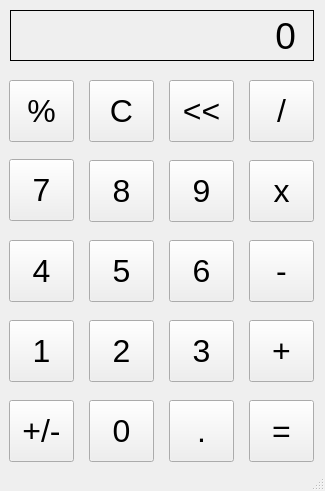
<?xml version="1.0" encoding="UTF-8"?>
<ui version="4.0">
 <class>MainWindow</class>
 <widget class="QMainWindow" name="MainWindow">
  <property name="geometry">
   <rect>
    <x>0</x>
    <y>0</y>
    <width>325</width>
    <height>491</height>
   </rect>
  </property>
  <property name="windowTitle">
   <string>Calculator</string>
  </property>
  <property name="styleSheet">
   <string notr="true"/>
  </property>
  <widget class="QWidget" name="centralwidget">
   <widget class="QLabel" name="output_label">
    <property name="geometry">
     <rect>
      <x>10</x>
      <y>10</y>
      <width>304</width>
      <height>51</height>
     </rect>
    </property>
    <property name="font">
     <font>
      <pointsize>28</pointsize>
     </font>
    </property>
    <property name="frameShape">
     <enum>QFrame::Box</enum>
    </property>
    <property name="frameShadow">
     <enum>QFrame::Plain</enum>
    </property>
    <property name="lineWidth">
     <number>1</number>
    </property>
    <property name="midLineWidth">
     <number>0</number>
    </property>
    <property name="text">
     <string>0</string>
    </property>
    <property name="textFormat">
     <enum>Qt::AutoText</enum>
    </property>
    <property name="alignment">
     <set>Qt::AlignRight|Qt::AlignTrailing|Qt::AlignVCenter</set>
    </property>
    <property name="indent">
     <number>17</number>
    </property>
   </widget>
   <widget class="QPushButton" name="push_button_1">
    <property name="geometry">
     <rect>
      <x>9</x>
      <y>80</y>
      <width>65</width>
      <height>62</height>
     </rect>
    </property>
    <property name="sizeIncrement">
     <size>
      <width>0</width>
      <height>0</height>
     </size>
    </property>
    <property name="baseSize">
     <size>
      <width>0</width>
      <height>0</height>
     </size>
    </property>
    <property name="font">
     <font>
      <pointsize>24</pointsize>
     </font>
    </property>
    <property name="text">
     <string>%</string>
    </property>
   </widget>
   <widget class="QPushButton" name="pushButton_2">
    <property name="geometry">
     <rect>
      <x>89</x>
      <y>80</y>
      <width>65</width>
      <height>62</height>
     </rect>
    </property>
    <property name="sizeIncrement">
     <size>
      <width>0</width>
      <height>0</height>
     </size>
    </property>
    <property name="baseSize">
     <size>
      <width>0</width>
      <height>0</height>
     </size>
    </property>
    <property name="font">
     <font>
      <pointsize>24</pointsize>
     </font>
    </property>
    <property name="text">
     <string>C</string>
    </property>
   </widget>
   <widget class="QPushButton" name="pushButton_3">
    <property name="geometry">
     <rect>
      <x>169</x>
      <y>80</y>
      <width>65</width>
      <height>62</height>
     </rect>
    </property>
    <property name="sizeIncrement">
     <size>
      <width>0</width>
      <height>0</height>
     </size>
    </property>
    <property name="baseSize">
     <size>
      <width>0</width>
      <height>0</height>
     </size>
    </property>
    <property name="font">
     <font>
      <pointsize>24</pointsize>
     </font>
    </property>
    <property name="text">
     <string>&lt;&lt;</string>
    </property>
   </widget>
   <widget class="QPushButton" name="pushButton_4">
    <property name="geometry">
     <rect>
      <x>249</x>
      <y>80</y>
      <width>65</width>
      <height>62</height>
     </rect>
    </property>
    <property name="sizeIncrement">
     <size>
      <width>0</width>
      <height>0</height>
     </size>
    </property>
    <property name="baseSize">
     <size>
      <width>0</width>
      <height>0</height>
     </size>
    </property>
    <property name="font">
     <font>
      <pointsize>24</pointsize>
     </font>
    </property>
    <property name="text">
     <string>/</string>
    </property>
   </widget>
   <widget class="QPushButton" name="pushButton_8">
    <property name="geometry">
     <rect>
      <x>249</x>
      <y>160</y>
      <width>65</width>
      <height>62</height>
     </rect>
    </property>
    <property name="sizeIncrement">
     <size>
      <width>0</width>
      <height>0</height>
     </size>
    </property>
    <property name="baseSize">
     <size>
      <width>0</width>
      <height>0</height>
     </size>
    </property>
    <property name="font">
     <font>
      <pointsize>24</pointsize>
     </font>
    </property>
    <property name="text">
     <string>x</string>
    </property>
   </widget>
   <widget class="QPushButton" name="pushButton_6">
    <property name="geometry">
     <rect>
      <x>89</x>
      <y>160</y>
      <width>65</width>
      <height>62</height>
     </rect>
    </property>
    <property name="sizeIncrement">
     <size>
      <width>0</width>
      <height>0</height>
     </size>
    </property>
    <property name="baseSize">
     <size>
      <width>0</width>
      <height>0</height>
     </size>
    </property>
    <property name="font">
     <font>
      <pointsize>24</pointsize>
     </font>
    </property>
    <property name="text">
     <string>8</string>
    </property>
   </widget>
   <widget class="QPushButton" name="pushButton_5">
    <property name="geometry">
     <rect>
      <x>9</x>
      <y>159</y>
      <width>65</width>
      <height>62</height>
     </rect>
    </property>
    <property name="sizeIncrement">
     <size>
      <width>0</width>
      <height>0</height>
     </size>
    </property>
    <property name="baseSize">
     <size>
      <width>0</width>
      <height>0</height>
     </size>
    </property>
    <property name="font">
     <font>
      <pointsize>24</pointsize>
     </font>
    </property>
    <property name="text">
     <string>7</string>
    </property>
   </widget>
   <widget class="QPushButton" name="pushButton_7">
    <property name="geometry">
     <rect>
      <x>169</x>
      <y>160</y>
      <width>65</width>
      <height>62</height>
     </rect>
    </property>
    <property name="sizeIncrement">
     <size>
      <width>0</width>
      <height>0</height>
     </size>
    </property>
    <property name="baseSize">
     <size>
      <width>0</width>
      <height>0</height>
     </size>
    </property>
    <property name="font">
     <font>
      <pointsize>24</pointsize>
     </font>
    </property>
    <property name="text">
     <string>9</string>
    </property>
   </widget>
   <widget class="QPushButton" name="pushButton_12">
    <property name="geometry">
     <rect>
      <x>249</x>
      <y>240</y>
      <width>65</width>
      <height>62</height>
     </rect>
    </property>
    <property name="sizeIncrement">
     <size>
      <width>0</width>
      <height>0</height>
     </size>
    </property>
    <property name="baseSize">
     <size>
      <width>0</width>
      <height>0</height>
     </size>
    </property>
    <property name="font">
     <font>
      <pointsize>24</pointsize>
     </font>
    </property>
    <property name="text">
     <string>-</string>
    </property>
   </widget>
   <widget class="QPushButton" name="pushButton_10">
    <property name="geometry">
     <rect>
      <x>89</x>
      <y>240</y>
      <width>65</width>
      <height>62</height>
     </rect>
    </property>
    <property name="sizeIncrement">
     <size>
      <width>0</width>
      <height>0</height>
     </size>
    </property>
    <property name="baseSize">
     <size>
      <width>0</width>
      <height>0</height>
     </size>
    </property>
    <property name="font">
     <font>
      <pointsize>24</pointsize>
     </font>
    </property>
    <property name="text">
     <string>5</string>
    </property>
   </widget>
   <widget class="QPushButton" name="pushButton_9">
    <property name="geometry">
     <rect>
      <x>9</x>
      <y>240</y>
      <width>65</width>
      <height>62</height>
     </rect>
    </property>
    <property name="sizeIncrement">
     <size>
      <width>0</width>
      <height>0</height>
     </size>
    </property>
    <property name="baseSize">
     <size>
      <width>0</width>
      <height>0</height>
     </size>
    </property>
    <property name="font">
     <font>
      <pointsize>24</pointsize>
     </font>
    </property>
    <property name="text">
     <string>4</string>
    </property>
   </widget>
   <widget class="QPushButton" name="pushButton_11">
    <property name="geometry">
     <rect>
      <x>169</x>
      <y>240</y>
      <width>65</width>
      <height>62</height>
     </rect>
    </property>
    <property name="sizeIncrement">
     <size>
      <width>0</width>
      <height>0</height>
     </size>
    </property>
    <property name="baseSize">
     <size>
      <width>0</width>
      <height>0</height>
     </size>
    </property>
    <property name="font">
     <font>
      <pointsize>24</pointsize>
     </font>
    </property>
    <property name="text">
     <string>6</string>
    </property>
   </widget>
   <widget class="QPushButton" name="pushButton_16">
    <property name="geometry">
     <rect>
      <x>249</x>
      <y>320</y>
      <width>65</width>
      <height>62</height>
     </rect>
    </property>
    <property name="sizeIncrement">
     <size>
      <width>0</width>
      <height>0</height>
     </size>
    </property>
    <property name="baseSize">
     <size>
      <width>0</width>
      <height>0</height>
     </size>
    </property>
    <property name="font">
     <font>
      <pointsize>24</pointsize>
     </font>
    </property>
    <property name="text">
     <string>+</string>
    </property>
   </widget>
   <widget class="QPushButton" name="pushButton_14">
    <property name="geometry">
     <rect>
      <x>89</x>
      <y>320</y>
      <width>65</width>
      <height>62</height>
     </rect>
    </property>
    <property name="sizeIncrement">
     <size>
      <width>0</width>
      <height>0</height>
     </size>
    </property>
    <property name="baseSize">
     <size>
      <width>0</width>
      <height>0</height>
     </size>
    </property>
    <property name="font">
     <font>
      <pointsize>24</pointsize>
     </font>
    </property>
    <property name="text">
     <string>2</string>
    </property>
   </widget>
   <widget class="QPushButton" name="pushButton_13">
    <property name="geometry">
     <rect>
      <x>9</x>
      <y>320</y>
      <width>65</width>
      <height>62</height>
     </rect>
    </property>
    <property name="sizeIncrement">
     <size>
      <width>0</width>
      <height>0</height>
     </size>
    </property>
    <property name="baseSize">
     <size>
      <width>0</width>
      <height>0</height>
     </size>
    </property>
    <property name="font">
     <font>
      <pointsize>24</pointsize>
     </font>
    </property>
    <property name="text">
     <string>1</string>
    </property>
   </widget>
   <widget class="QPushButton" name="pushButton_15">
    <property name="geometry">
     <rect>
      <x>169</x>
      <y>320</y>
      <width>65</width>
      <height>62</height>
     </rect>
    </property>
    <property name="sizeIncrement">
     <size>
      <width>0</width>
      <height>0</height>
     </size>
    </property>
    <property name="baseSize">
     <size>
      <width>0</width>
      <height>0</height>
     </size>
    </property>
    <property name="font">
     <font>
      <pointsize>24</pointsize>
     </font>
    </property>
    <property name="text">
     <string>3</string>
    </property>
   </widget>
   <widget class="QPushButton" name="pushButton_20">
    <property name="geometry">
     <rect>
      <x>249</x>
      <y>400</y>
      <width>65</width>
      <height>62</height>
     </rect>
    </property>
    <property name="sizeIncrement">
     <size>
      <width>0</width>
      <height>0</height>
     </size>
    </property>
    <property name="baseSize">
     <size>
      <width>0</width>
      <height>0</height>
     </size>
    </property>
    <property name="font">
     <font>
      <pointsize>24</pointsize>
     </font>
    </property>
    <property name="text">
     <string>=</string>
    </property>
   </widget>
   <widget class="QPushButton" name="pushButton_18">
    <property name="geometry">
     <rect>
      <x>89</x>
      <y>400</y>
      <width>65</width>
      <height>62</height>
     </rect>
    </property>
    <property name="sizeIncrement">
     <size>
      <width>0</width>
      <height>0</height>
     </size>
    </property>
    <property name="baseSize">
     <size>
      <width>0</width>
      <height>0</height>
     </size>
    </property>
    <property name="font">
     <font>
      <pointsize>24</pointsize>
     </font>
    </property>
    <property name="text">
     <string>0</string>
    </property>
   </widget>
   <widget class="QPushButton" name="pushButton_17">
    <property name="geometry">
     <rect>
      <x>9</x>
      <y>400</y>
      <width>65</width>
      <height>62</height>
     </rect>
    </property>
    <property name="sizeIncrement">
     <size>
      <width>0</width>
      <height>0</height>
     </size>
    </property>
    <property name="baseSize">
     <size>
      <width>0</width>
      <height>0</height>
     </size>
    </property>
    <property name="font">
     <font>
      <pointsize>24</pointsize>
     </font>
    </property>
    <property name="text">
     <string>+/-</string>
    </property>
   </widget>
   <widget class="QPushButton" name="pushButton_19">
    <property name="geometry">
     <rect>
      <x>169</x>
      <y>400</y>
      <width>65</width>
      <height>62</height>
     </rect>
    </property>
    <property name="sizeIncrement">
     <size>
      <width>0</width>
      <height>0</height>
     </size>
    </property>
    <property name="baseSize">
     <size>
      <width>0</width>
      <height>0</height>
     </size>
    </property>
    <property name="font">
     <font>
      <pointsize>24</pointsize>
     </font>
    </property>
    <property name="text">
     <string>.</string>
    </property>
   </widget>
  </widget>
  <widget class="QStatusBar" name="statusbar"/>
 </widget>
 <resources/>
 <connections/>
</ui>
